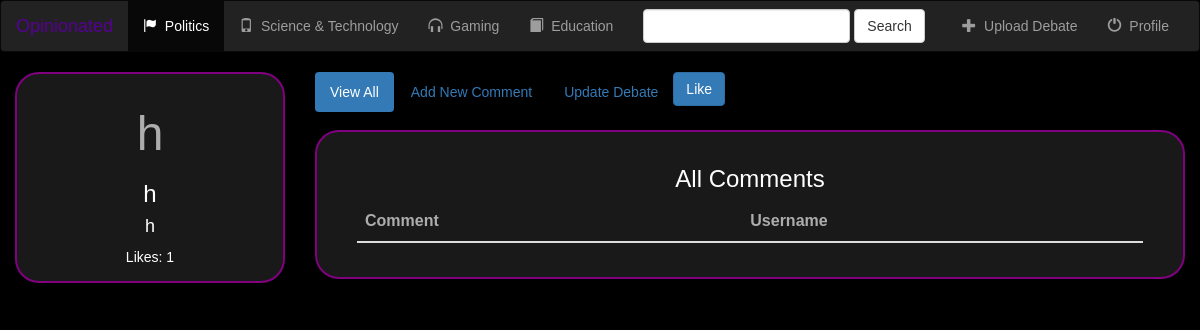
Page /politics/13/ on the committed database.
### politics/models.py (models this page shows, shortened)
class Debate(models.Model):
    username = models.CharField(max_length =20 , blank=True, default='')
    description = models.CharField(max_length =300 , blank=True, default='')
    title = models.CharField(max_length = 200, blank=True, default='')
    date = models.CharField(max_length =10, blank=True, default='')
    genre = models.CharField(max_length = 20, blank=True, default='')
    pfp = models.CharField(max_length =12, blank=True, default='')
    likes = models.ManyToManyField(User, related_name='likes', blank = True)

### politics/views.py (the view)
# urls.py: url(r'^(?P<pk>[0-9]+)/$', views.DetailView.as_view(), name='detail'),
class DetailView(generic.DetailView):
    model = Debate
    template_name = 'politics/detail.html'

### politics/templates/politics/detail.html (shortened to what this page needs)
 {% load staticfiles %}
<link rel = "stylesheet" href = "https://maxcdn.bootstrapcdn.com/bootstrap/3.3.6/css/bootstrap.min.css">
<link rel = "stylesheet" type = "text/css" href = "{% static 'politics/styless.css' %}" />
<nav class= "navbar navbar-inverse">
<div class = "container-fluid">
    <div class="navbar-header">
        <a class = "navbar-brand" href="{% url 'politics:index' %}">Opinionated</a>
    </div>
    <div class = "collapse navbar-collapse" id="topNavBar">
        <ul class = "nav navbar-nav">
            <li class = "active">
                <a href="{% url 'politics:index' %}">
                <span class = "glyphicon glyphicon-flag" aria-hidden="true"></span>&nbsp; Politics
                </a>
            </li>
                <li class = "">
                <a href="#">
                <span class = "glyphicon glyphicon-phone" aria-hidden="true"></span>&nbsp; Science & Technology
                </a>
            </li>
                <li class = "">
                <a href="#">
                <span class = "glyphicon glyphicon-headphones" aria-hidden="true"></span>&nbsp; Gaming
                </a>
            </li>
                <li class = "">
                <a href="#">
                <span class = "glyphicon glyphicon-Book" aria-hidden="true"></span>&nbsp; Education
                </a>
            </li>
        </ul>
        <form class = "navbar-form navbar-left" role = "search" method = "get" action = "#">
            <div class = "form-group">
                <input type = "text" class = "form-control" name="q" value="">
            </div>
            <button type = "submit" class="btn btn-default">Search</button>
        </form>
        <ul class = "nav navbar-nav navbar-right">
                <li class = "">
                <a href="{% url 'politics:debate-add' %}">
                <span class = "glyphicon glyphicon-plus" aria-hidden="true"></span>&nbsp; Upload Debate
                </a>
            </li>
                <li class = "">
                <a href="/profile/view">
                <span class = "glyphicon glyphicon-off" aria-hidden="true"></span>&nbsp; Profile
                </a>
            </li>
        </ul>
    </div>
</div>
</nav>
<link rel="stylesheet" href="{% static 'detail.css' %}">
<div class="container-fluid songs-container">
    <div class="row">
        <div class="col-sm-4 col-md-3">
                <div class="thumbnail">
                    <h1>{{ debate.title }} <small>{{ debate.genre }}</small></h1>
                    <h3>{{ debate.username }}</h3>
                    <h4>{{ debate.description }}</h4>
                    Likes: {{ debate.likes.all.count }}
                </div>
        </div>
        <div class="col-sm-8 col-md-9">
            <ul class="nav nav-pills" style="margin-bottom: 10px;">
                <li role="presentation" class="active"><a href="{% url 'politics:detail' debate.id %}">View All</a></li>
                <li role="presentation"><a href="#">Add New Comment</a></li>
                <li role="presentation"><a href="{% url 'politics:debate-update' debate.id %}">Update Debate</a></li>
               <div id="like-section">
               {% include 'politics/like_section.html' %}
               </div>
            </ul>
                <div class="thumbnail">
                    <h3>All Comments</h3>
                    <table class="table">
                        <thead>
                        <tr>
                            <th>Comment</th>
                            <th>Username</th>
                        </tr>
                        </thead>
                    </table>
            </div>
        </div>
    </div>
</div>

### politics/static/politics/styless.css (style rules this page uses)
.thumbnail { background-color: #333232; text-color: white; }
.thumbnail h1 { color:#adadad; font-size: 48px; }
form, input, label, p { color: #adadad !important; }
.navbar-inverse .navbar-brand { color: #570093; }
.table { color:#adadad; }

### assets/detail.css (style rules this page uses)
.thumbnail { background: #191919; display: block; text-align: center; border: 2px solid purple; padding: 14px 40px; outline:none; color: white; border-radius: 24px; transition: .25s; }

### rows in the picture
Debate: title "h", username "h", description "h", likes.all.count "1"
